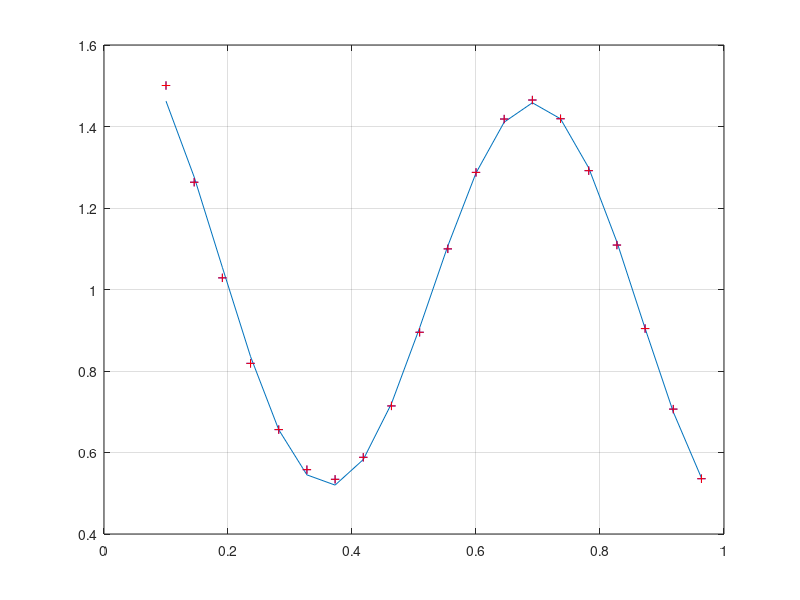

The MATLAB script that drew this image:
close all
clear
clc
% 1. Duomenu paruosimas
x1 = [0.1:1/22:1];
x2 = [0.1:1/22:1];
d =  (1 + 0.6*cos(2*pi*x1/0.7)) + 0.3*sin(2*pi*x2)./2;
figure(1), plot(x1, d), grid on;

% 2. Pasirinkti struktūrą
% pirmo (paslėptojo) sluoksnio ryšių svoriai
w11_1 = randn(1);
w12_1 = randn(1);
w13_1 = randn(1);
w14_1 = randn(1);
w21_1 = randn(1);
w22_1 = randn(1);
w23_1 = randn(1);
w24_1 = randn(1);
b1_1 = randn(1);
b2_1 = randn(1);
b3_1 = randn(1);
b4_1 = randn(1);
% antro sluoksnio(išėjimo) ryšių svoriai
w11_2 = randn(1);
w12_2 = randn(1);
w13_2 = randn(1);
w14_2 = randn(1);
b1_2 = randn(1);

% 3. Skaičiuojamas tinklo atsakas
lr = 0.5;
for ind_n = 1:10000
for indx = 1:length(x1)
    % pirmojo sluoksnio atsakas
    v1_1 = x1(indx)* w11_1 + x2(indx)*w21_1 + b1_1;
    v2_1 = x1(indx)* w12_1 + x2(indx)*w22_1 + b2_1;
    v3_1 = x1(indx)* w13_1 + x2(indx)*w23_1 + b3_1;
    v4_1 = x1(indx)* w14_1 + x2(indx)*w24_1 + b4_1;
    % aktyvavimo f-jos pritaikymas
    y1_1 = 1/(1+exp(-v1_1));
    y2_1 = 1/(1+exp(-v2_1));
    y3_1 = 1/(1+exp(-v3_1));
    y4_1 = 1/(1+exp(-v4_1));
    % antro sluoksnio atsakas
    v1_2 = y1_1*w11_2 + y2_1*w12_2 + y3_1*w13_2 + y4_1*w14_2 + b1_2;
    % aktyvavimo f-jos pritaikymas išėjimui
    y = v1_2;
    % apsskaičiuojama klaida
    e = d(indx) - y;
    
    % 4. Ryšių svorių atnaujinimas
    % skaičiuojamas klaidos gradientas išėjimo sluoksnio neuronui
    delta1_2 = e;
    % skaičiuojamas klaidos gradientas paslepto sluoksnio neuronams
    delta1_1 = y1_1*(1 - y1_1)*delta1_2*w11_2;
    delta2_1 = y2_1*(1 - y2_1)*delta1_2*w12_2;
    delta3_1 = y3_1*(1 - y3_1)*delta1_2*w13_2;
    delta4_1 = y4_1*(1 - y4_1)*delta1_2*w14_2;
   % atnaujinami išėjimo sluoksnio svoriai
    w11_2 = w11_2 + lr*delta1_2.*y1_1;
    w12_2 = w12_2 + lr*delta1_2.*y2_1;
    w13_2 = w13_2 + lr*delta1_2.*y3_1;
    w14_2 = w14_2 + lr*delta1_2.*y4_1;
    b1_2 = b1_2 + lr*delta1_2;
   % atnaujinami paslėpto sluoksnio svoriai
   w11_1 = w11_1 + lr*delta1_1*x1(indx);
   w12_1 = w12_1 + lr*delta2_1*x1(indx);
   w13_1 = w13_1 + lr*delta3_1*x1(indx);
   w14_1 = w14_1 + lr*delta4_1*x1(indx);
   w21_1 = w21_1 + lr*delta1_1*x2(indx);
   w22_1 = w22_1 + lr*delta2_1*x2(indx);
   w23_1 = w22_1 + lr*delta3_1*x2(indx);
   w24_1 = w24_1 + lr*delta4_1*x2(indx);
   b1_1 = b1_1 + lr*delta1_1;
   b2_1 = b2_1 + lr*delta2_1;
   b3_1 = b3_1 + lr*delta3_1;
   b4_1 = b4_1 + lr*delta4_1;  
end
end

% Sistemos patikrinimas
Y = zeros(1, length(d));
for indx = 1:length(x1)
    % pirmojo sluoksnio atsakas
    v1_1 = x1(indx)* w11_1 + x2(indx)*w21_1 + b1_1;
    v2_1 = x1(indx)* w12_1 + x2(indx)*w22_1 + b2_1;
    v3_1 = x1(indx)* w13_1 + x2(indx)*w23_1 + b3_1;
    v4_1 = x1(indx)* w14_1 + x2(indx)*w24_1 + b4_1;
    % aktyvavimo f-jos pritaikymas
    y1_1 = 1/(1+exp(-v1_1));
    y2_1 = 1/(1+exp(-v2_1));
    y3_1 = 1/(1+exp(-v3_1));
    y4_1 = 1/(1+exp(-v4_1));
    % antro sluoksnio atsakas
    v1_2 = y1_1*w11_2 + y2_1*w12_2 + y3_1*w13_2 + y4_1*w14_2 + b1_2;
    % aktyvavimo f-jos pritaikymas išėjimui
    y = v1_2;
    Y(indx) = y;
end
hold on, plot(x1, Y, 'b+'),plot(x2, Y, 'r+'), hold off
